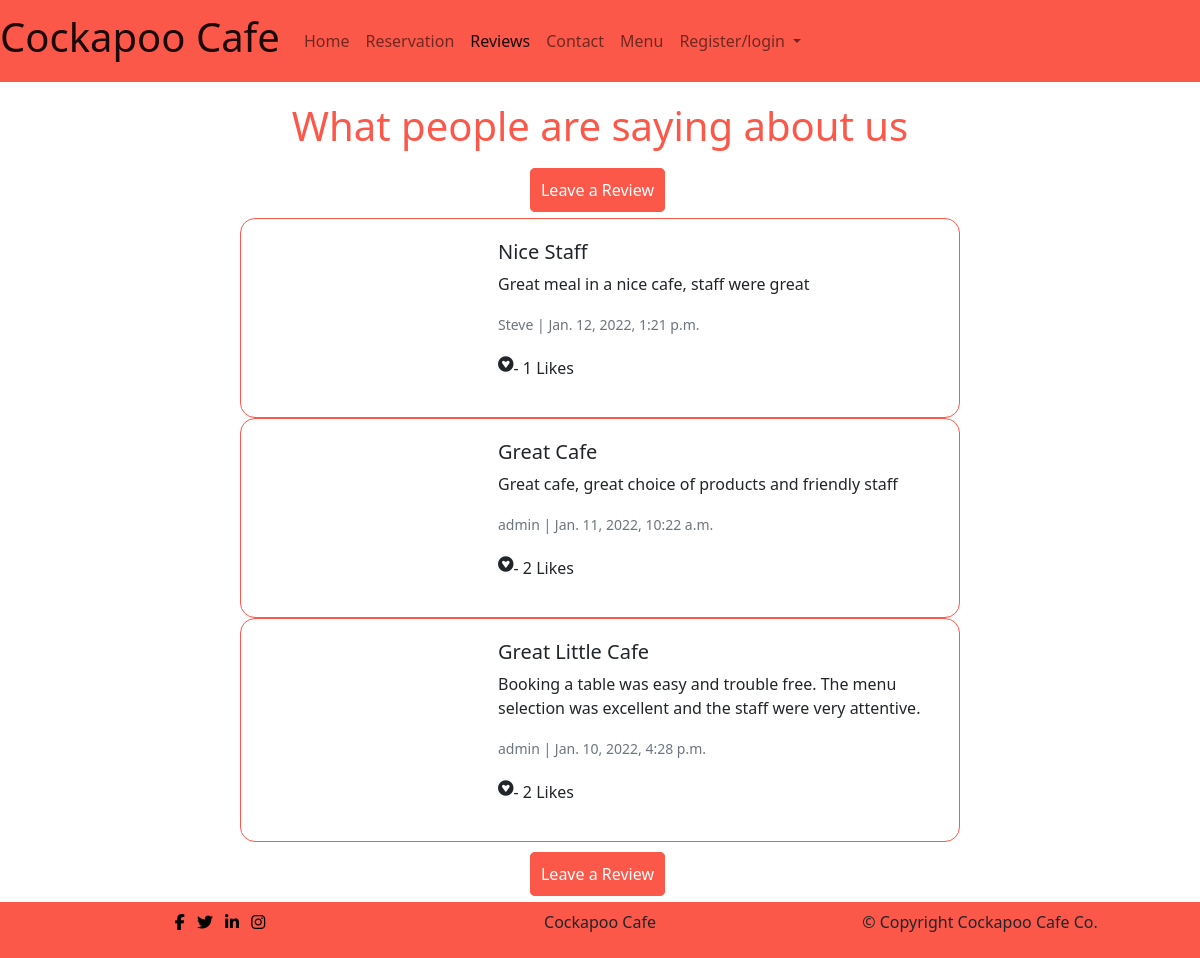
The app's page /review/, older data.
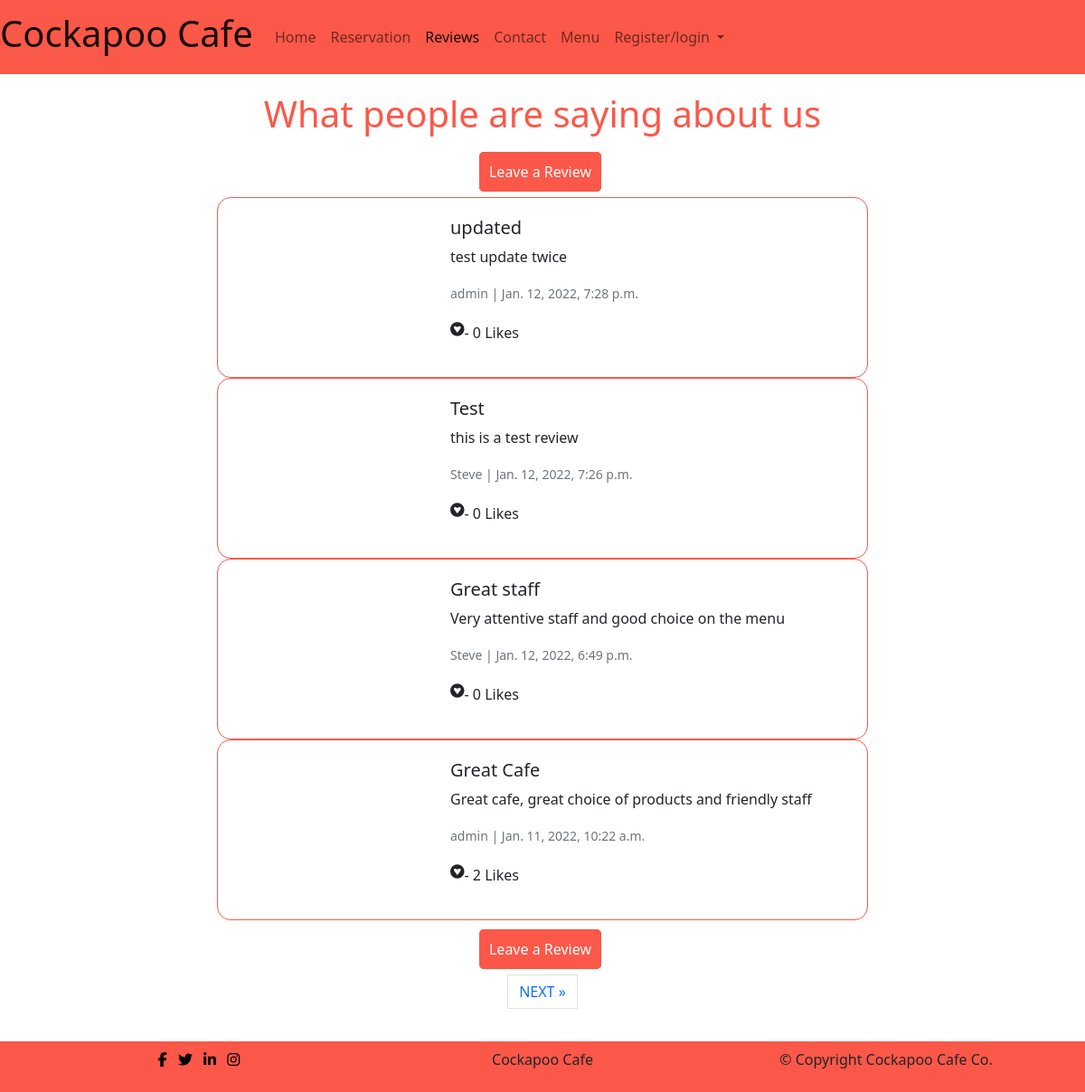
The same page, newer data.
### review/models.py (models this page shows, shortened)
class Review(models.Model):
    author = models.ForeignKey(
        User, on_delete=models.CASCADE, related_name="User"
    )
    title = models.CharField(max_length=200, default='no_title', null=True,
                             blank=True)
    body = models.TextField()
    image = CloudinaryField('image', default='review_placeholder')
    created_on = models.DateTimeField(auto_now_add=True)
    updated_on = models.DateTimeField(auto_now=True)
    status = models.IntegerField(choices=STATUS, default=0)
    approved = models.BooleanField(default=False)
    likes = models.ManyToManyField(User, related_name='reviews', blank=True)
    class Meta:
        ordering = ["created_on"]
    def total_likes(self):
        return self.likes.count()

### review/views.py (the view, shortened to what this page needs)
# urls.py: path('', views.ReviewListView.as_view(), name="review"),
class ReviewListView(ListView):
    model = Review
    queryset = Review.objects.filter(status=1).order_by('-created_on')
    template_name = 'review/review.html'
    paginate_by = 4

### review/templates/review/review.html (shortened to what this page needs)
{% extends 'base.html' %}
{% load static%}
{% block content %}
  <h1 class="title">What people are saying about us</h1>
  {% if reviewed %}
    <div class="alert alert-success" role="alert">
        Your comment is awaiting approval
    </div>
  {% else %}
  {% if user.is_authenticated %}
    <p class="leave-review"><a class="menu-btn" href="{% url 'create_review' %}">Leave a Review</a></p>
  {% else %}
    <p class="leave-review"><a class="menu-btn" href="{% url 'account_signup' %}">Leave a Review</a></p>
  {% endif %}
  {% endif %}
{% for review in review_list %}
  <div class="card mb-0 col-8 review">
    <div class="row g-0">
      <div class="col-md-4">
      </div>
      <div class="col-md-8">
        <div class="card-body">
          <h5 class="card-title">{{ review.title }}</h5>
          <p class="card-text">{{ review.body }}</p>
          <p class="card-text"><small class="text-muted">{{ review.author }} | {{ review.created_on }}</small></p>
          <p class="inline-flex"><i class="fab fa-gratipay"> </i>- {{ review.total_likes }} Likes</p>
        </div>
      </div>
    </div>
  </div>
{% endfor %}
{% if user.is_authenticated %}
  <p class="leave-review"><a class="menu-btn" href="{% url 'create_review' %}">Leave a Review</a></p>
{% else %}
  <p class="leave-review"><a class="menu-btn" href="{% url 'account_signup' %}">Leave a Review</a></p>
{% endif %}
{% if is_paginated %}
    <nav aria-label="Page navigation">
        <ul class="pagination justify-content-center">
            {% if page_obj.has_next %}
            <li><a href="?page={{ page_obj.next_page_number }}" class="page-link"> NEXT &raquo;</a></li>
            {% endif %}
        </ul>
    </nav>
    {% endif %}
{% endblock %}

### templates/base.html (shortened to what this page needs)
{% load static %}
<!DOCTYPE html>
<html class="h-100" lang="en">
<head>
    <link href="https://cdn.jsdelivr.net/npm/bootstrap@5.1.3/dist/css/bootstrap.min.css" rel="stylesheet">
    <link href="{% static 'css/style.css' %}" rel="stylesheet">
</head>
<body>
    <nav class="navbar navbar-expand-lg navbar-light nav-bg-col sticky">
        <div class="container-fluid">
          <a class="navbar-brand" href="/"><h1>Cockapoo Cafe</h1></a>
          <div class="collapse navbar-collapse" id="navbarSupportedContent">
            <ul class="navbar-nav me-auto mb-2 mb-lg-0">
              {% with url_name=request.resolver_match.url_name %}
                <li class="nav-item">
                  <a class="nav-link {% if url_name == 'home' %}active{% endif %}" href="{% url 'home' %}">Home</a>
                </li>
                {% if user.is_authenticated %}
                <li class="nav-item">
                  <a class="nav-link {% if url_name == 'reservation' %}active{% endif %}" href="{% url 'reservation' %}">Reservation</a>
                </li>
                {% else %}
                <li>
                  <a class="nav-link {% if url_name == 'account_signup' %}active{% endif %}" href="{% url 'account_signup' %}">Reservation</a>
                </li>
                {% endif %}
                <li class="nav-item">
                  <a class="nav-link {% if url_name == 'review' %}active{% endif %}" href="{% url 'review' %}">Reviews</a>
                </li>
                <li class="nav-item">
                  <a class="nav-link {% if url_name == 'contact' %}active{% endif %}" href="{% url 'contact' %}">Contact</a>
                </li>
                <li class="nav-item">
                  <a class="nav-link {% if url_name == 'menu' %}active{% endif %}" href="{% url 'menu' %}">Menu</a>
                </li>
                {% if user.is_authenticated %}
                <li class="nav-item">
                  <a class="nav-link {% if url_name == 'account_logout' %}active{% endif %}" href="{% url 'account_logout' %}">Logout</a>
                </li>
                {% else %}
                <li class="nav-item dropdown">
                  <a class="nav-link dropdown-toggle" href="#" id="navbarDropdown" role="button" data-bs-toggle="dropdown" aria-expanded="false">
                    Register/login
                  </a>
                </li>
                {% endif %}
              {% endwith %}
          </div>
        </div>
      </nav>
      {% block content %}
      {% endblock %}
    <footer>
      <div class="container">
        <div class="row">
          <div class="col-sm socials">
            <ul>
              <li class="list-inline-item"><a href="https://facebook.com" target="_blank" rel="noopener" aria-label="visit us on Facebook (opens a new tab)"><i class="fa fa-facebook"></i></a></li>
              <li class="list-inline-item"><a href="https://twitter.com" target="_blank" rel="noopener" aria-label="visit us on Twitter (opens a new tab)"><i class="fa fa-twitter"></i></a></li>
              <li class="list-inline-item"><a href="https://www.linkedin.com" target="_blank" rel="noopener" aria-label="visit us on LinkedIn (opens a new tab)"><i class="fa fa-linkedin"></i></a></li>
              <li class="list-inline-item"><a href="https://instagram.com" target="_blank" rel="noopener" aria-label="visit us on Instagram (opens a new tab)"><i class="fa fa-instagram"></i></a></li>
            </ul>
          </div>
          <div class="col-sm">
            <p>Cockapoo Cafe</p>
          </div>
          <div class="col-sm">
            <p>© Copyright Cockapoo Cafe Co.</p>
          </div>
        </div>
      </div>
    </footer>
  </body>
</html>

### static/css/style.css (style rules this page uses)
body { min-height: 100vh; display: flex; flex-direction: column; }
.container-fluid { padding-left: 0; padding-right: 0; }
.nav-bg-col { background-color: #fb5849; }
footer { background-color: #fb5849; margin-top: auto; text-align: center; padding-top: .5rem; padding-bottom: .5rem; display: inline-block; }
nav { margin-bottom: 20px;; }
.sticky { position: sticky; top: 0px; z-index: 100; }
ul { padding: 0; }
.socials i { color: black; }
.menu-btn { background-color: #fb5849; color: #fff; border: 1px solid #fb5849; padding: 10px; border-radius: 5px; margin-bottom: 10px; margin-right: 5px; text-decoration: none; }
.inline-flex { display: inline-flex; }
div.card { width: 60%; margin: 0 auto; margin-bottom: 10px;; }
.card { border: 1px solid #fb5849; border-radius: 15px; padding: 5px; }
.review { margin: 20px auto; }
.title { color: #fb5849; text-align: center; }
.leave-review { text-align: center; margin-top: 20px; }

Row changes from the older to the newer data that the page shows:
removed Review: title "Nice Staff", body "Great meal in a nice cafe, staff were great", author "Steve", created_on "Jan. 12, 2022, 1:21 p.m.", total_likes "1"
no longer on this page (row unchanged): Review: title "Great Little Cafe", body "Booking a table was easy and trouble free. The menu selection was excellent and the staff were very attentive.", author "admin", created_on "Jan. 10, 2022, 4:28 p.m.", total_likes "2"
added Review: title "updated", body "test update twice", author "admin", created_on "Jan. 12, 2022, 7:28 p.m.", total_likes "0"
added Review: title "Test", body "this is a test review", author "Steve", created_on "Jan. 12, 2022, 7:26 p.m.", total_likes "0"
added Review: title "Great staff", body "Very attentive staff and good choice on the menu", author "Steve", created_on "Jan. 12, 2022, 6:49 p.m.", total_likes "0"
Text that changed along with them:
text now shown: "NEXT »"
